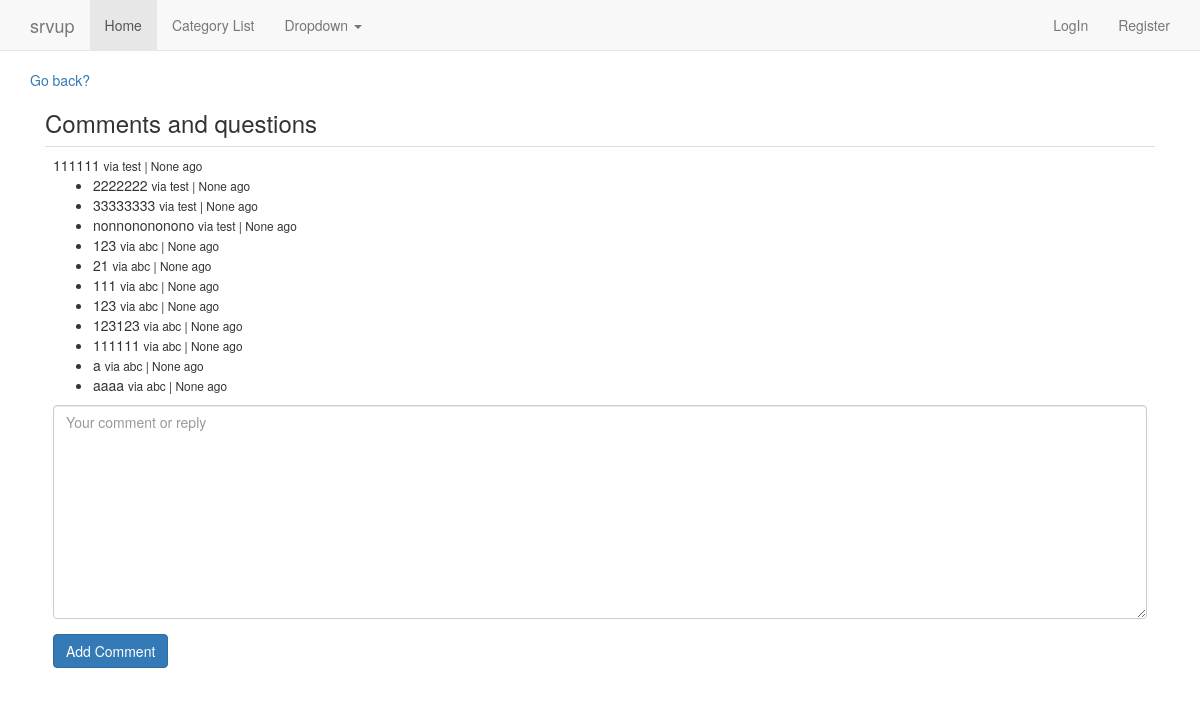
Page /comment/24/ on the earlier database version.
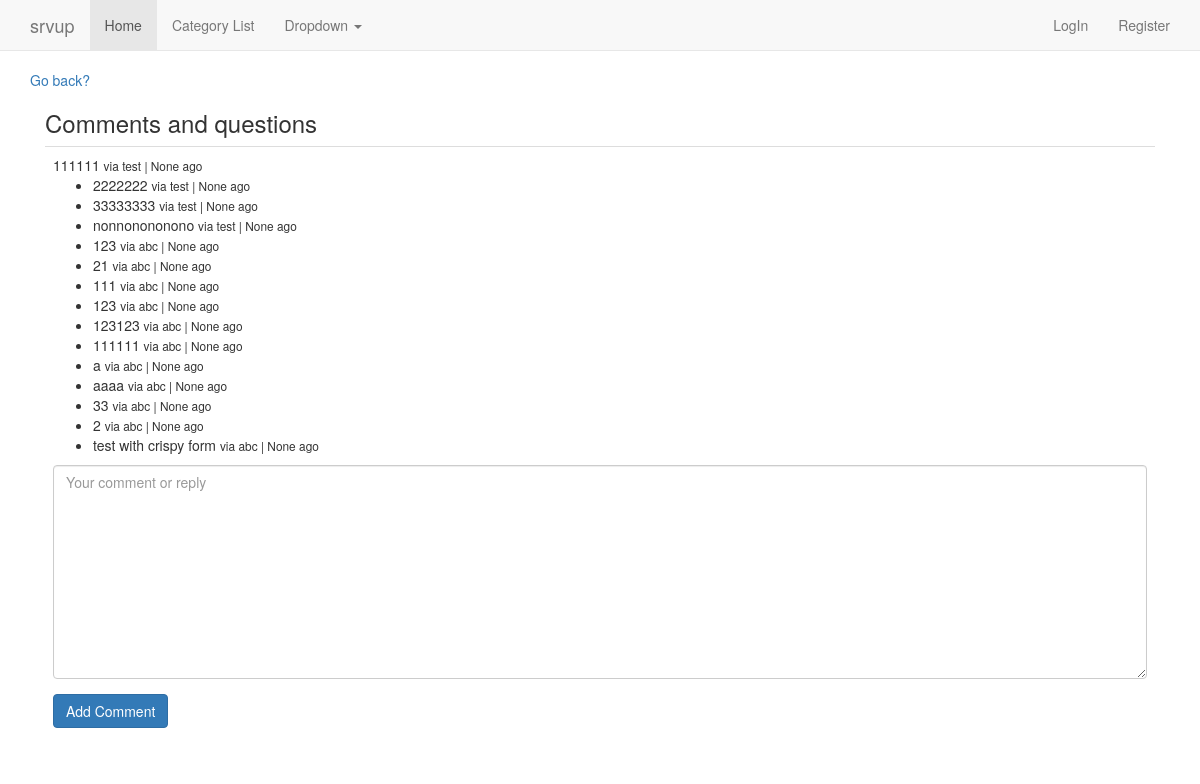
Same page on the later database version.
### comment/models.py (models this page shows, shortened)
class Comment(models.Model):
    text = models.TextField()
    author = models.ForeignKey(MyUser)
    parent = models.ForeignKey('self', null=True, blank=True)
    video = models.ForeignKey(Video, null=True, blank=True)
    path = models.CharField(max_length=512)
    timestamp = models.DateTimeField(auto_now=False,auto_now_add=True)
    updated = models.DateTimeField(auto_now=True,auto_now_add=False)
    active = models.BooleanField(default=True)
    objects = CommentManager()
    @property
    def get_comment(self):
        return self.text
    @property
    def is_child(self):
        if self.parent is not None:return True
        else: return False
    @property
    def get_children(self):
        if self.is_child:
            return None
        else:
            return Comment.objects.filter(parent=self)
    @property
    def get_origin(self):
        return self.path
    def get_absolute_url(self):
        return reverse('comment_thread', kwargs={'pk':self.id})

### account/models.py (models this page shows, shortened)
class MyUser(AbstractBaseUser):
    username = models.CharField(
        max_length=255,
        unique=True,)
    email = models.EmailField(
        max_length=255,
        unique=True,
    )
    first_name = models.CharField(
        max_length=255,
        null=True,
        blank=True)
    last_name = models.CharField(
        max_length=255,
        null=True,
        blank=True)
    is_member = models.BooleanField(default=False)
    is_active = models.BooleanField(default=True)
    is_admin = models.BooleanField(default=False)
    objects = MyUserManager()
    USERNAME_FIELD = 'username'
    REQUIRED_FIELDS = ['email']

### comment/views.py (the view)
def comment_thread(request, pk):
    comment = Comment.objects.get(id=pk)
    form = CommentForm()
    return render(request, 'comment/comment_thread.html', {
        'form':form,
        'comment':comment,
        } )

### comment/forms.py
class CommentForm(forms.Form):
    text = forms.CharField(
        widget=forms.Textarea(attrs={
            'placeholder': 'Your comment or reply',})
        )
    def __init__(self, *args, **kwargs):
        super(CommentForm, self).__init__(*args, **kwargs)
        self.helper = FormHelper()
        self.helper.form_show_labels = False
        self.helper.layout = Layout(
            'text',
            ButtonHolder(
                Submit('submit', 'Add Comment', css_class='btn-primary'),
                )
            )

### comment/models.py (called while the page is built)
    def get_queryset(self):
        return CommentQuerySet(self.model, using=self._db)

### templates/comment/comment_thread.html (shortened to what this page needs)
{% extends 'base.html' %}
{%  load humanize %}
{% load crispy_forms_tags %}
{% block content %}
<a href="{{ comment.get_origin }}">Go back?</a>
<div class="col-sm-12">
    <h3>Comments and questions</h3>
    <table class="table">
    <tr><td>{{ comment.get_comment }}
    <small> via {{ comment.author }} | {{ comment.timestamp | naturaltime }} ago </small>
        {% if not comment.is_child %}
            <ul>
            {% for child in  comment.get_children %}
            <li>{{ child.get_comment }}
            <small> via {{ child.author }} | {{ child.timestamp | naturaltime }} ago </small>
            </li>
            {% endfor %}
            </ul>
            <form method="POST" action="{% url 'comment_create' %}">{% csrf_token %}
            {% crispy form %}
            </form>
        </div>
        {% endif %}
  </div>
{% endblock %}

### templates/base.html (shortened to what this page needs)
{% load staticfiles %}
<!DOCTYPE html>
<html lang="en">
  <head>
	<link rel="stylesheet" href="https://maxcdn.bootstrapcdn.com/bootstrap/3.3.1/css/bootstrap.min.css">
  <link href="https://maxcdn.bootstrapcdn.com/font-awesome/4.6.3/css/font-awesome.min.css" rel="stylesheet">
  </head>
  <body>
  {% include 'navbar.html' %}
    <div class="container">
    	{% block content %}
    	{% endblock %}
  </body>
</html>

### templates/extra_head_info.html
{% load staticfiles %}

### templates/navbar.html (shortened to what this page needs)
    <nav class="navbar navbar-default navbar-static-top">
      <div class="container">
        <div class="navbar-header">
          <a class="navbar-brand" href="#">srvup</a>
        </div>
        <div id="navbar" class="navbar-collapse collapse">
          <ul class="nav navbar-nav">
            <li class="active"><a href="{% url 'home' %}">Home</a></li>
            <li><a href="{% url 'category_list' %}">Category List</a></li>
            <li class="dropdown">
              <a href="#" class="dropdown-toggle" data-toggle="dropdown" role="button" aria-expanded="false">Dropdown <span class="caret"></span></a>
            </li>
          </ul>
          <ul class="nav navbar-nav navbar-right">
          {% if user.is_authenticated %}
            <li><a href="{% url 'logout' %}">{{ user }} | Logout</a></li>
          {% else %}
            <li><a href="{% url 'login' %}">LogIn</a></li>
            <li><a href="{% url 'register' %}">Register</a></li>
          {% endif %}
          </ul>
        </div>
      </div>
    </nav>

### templates/javascript.html (shortened to what this page needs)
{% load staticfiles %}

Differences in the rows shown:
added Comment: get_comment "33", author "abc", timestamp "None"
added Comment: get_comment "2", author "abc", timestamp "None"
added Comment: get_comment "test with crispy form", author "abc", timestamp "None"
